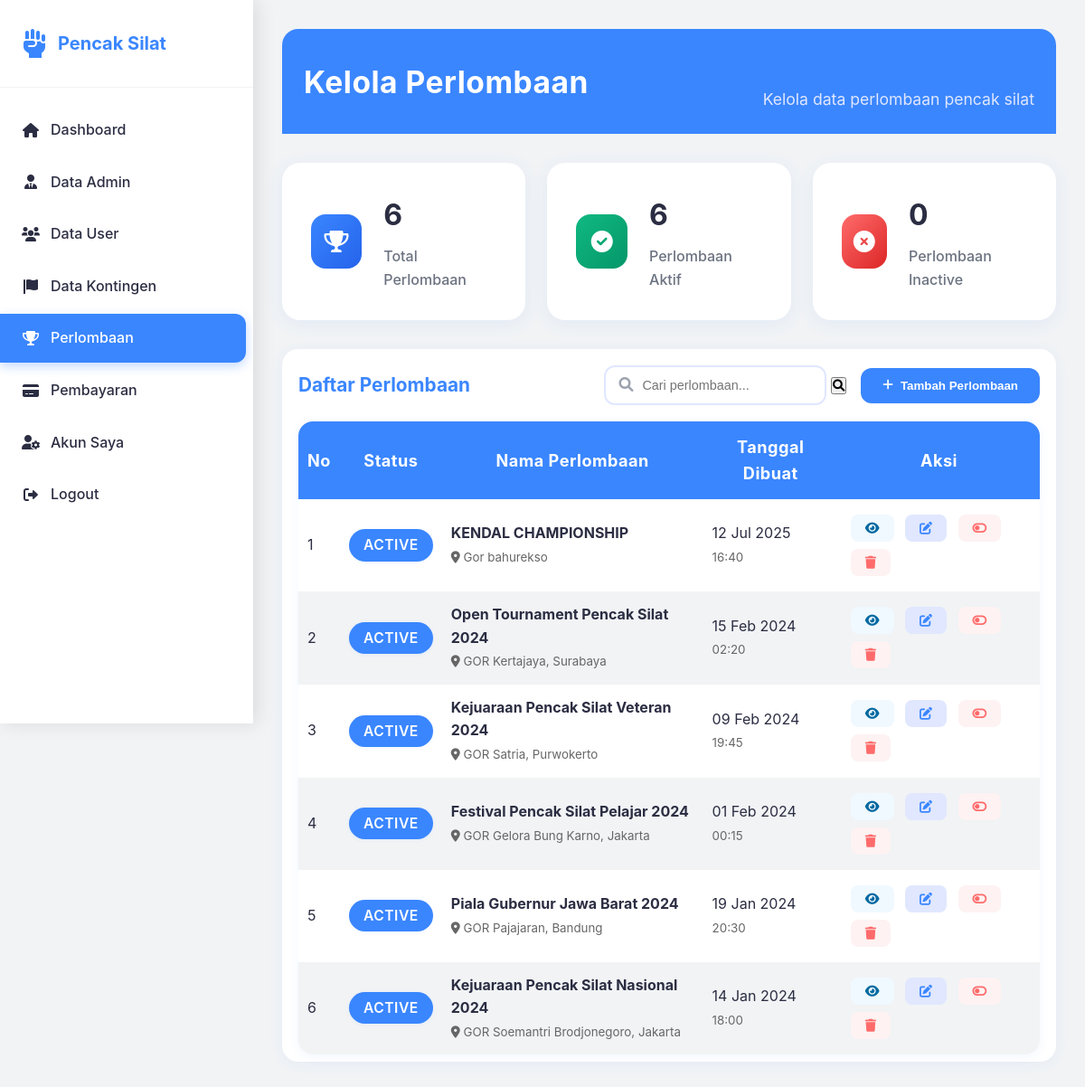
Screenshot of /dashboard/superadmin/perlombaan.php (signed in) with the database file from the repository.
### tables this page shows
CREATE TABLE `competitions` (
  `id` int NOT NULL,
  `nama_perlombaan` varchar(200) NOT NULL,
  `deskripsi` text,
  `lokasi` varchar(200) DEFAULT NULL,
  `maps_link` text,
  `whatsapp_group` text,
  `kontak_panitia` varchar(100) DEFAULT NULL,
  `status` enum('coming_soon','open_regist','close_regist','active','finished','inactive') DEFAULT 'coming_soon',
  `tanggal_open_regist` date DEFAULT NULL,
  `tanggal_close_regist` date DEFAULT NULL,
  `tanggal_pelaksanaan` date DEFAULT NULL,
  `poster` varchar(255) DEFAULT NULL,
  `created_at` timestamp NOT NULL DEFAULT CURRENT_TIMESTAMP,
  `updated_at` timestamp NOT NULL DEFAULT CURRENT_TIMESTAMP ON UPDATE CURRENT_TIMESTAMP,
  `registration_status` enum('auto','coming_soon','open_regist','close_regist') DEFAULT 'auto'
);

### dashboard/superadmin/perlombaan.php (the view, shortened to what this page needs)
<?php
require_once '../../config/database.php';
$search = isset($_GET['search']) ? sanitizeInput($_GET['search']) : '';
$where_clause = '';
$params = [];
$stmt = $pdo->prepare("
    SELECT *,
           (SELECT COUNT(*) FROM registrations WHERE competition_id = competitions.id) as total_peserta
    FROM competitions
    $where_clause
    ORDER BY created_at DESC
");
$stmt->execute($params);
$competitions = $stmt->fetchAll();
$stmt = $pdo->query("SELECT COUNT(*) as total FROM competitions");
$total_competitions = $stmt->fetch()['total'];
$stmt = $pdo->query("SELECT COUNT(*) as total FROM competitions WHERE status = 'active'");
$active_competitions = $stmt->fetch()['total'];
$stmt = $pdo->query("SELECT COUNT(*) as total FROM competitions WHERE status = 'inactive'");
$inactive_competitions = $stmt->fetch()['total'];
?>
<!DOCTYPE html>
<html lang="id">
<head>
    <link href="https://cdnjs.cloudflare.com/ajax/libs/font-awesome/6.0.0/css/all.min.css" rel="stylesheet">
    <link href="../../assets/css/style.css" rel="stylesheet">
</head>
<body>
    <div class="sidebar">
        <div class="sidebar-header">
            <div class="sidebar-logo">
                <i class="fas fa-fist-raised"></i>
                <span>Pencak Silat</span>
            </div>
        </div>
        <ul class="sidebar-menu">
            <li><a href="index.php"><i class="fas fa-home"></i> Dashboard</a></li>
            <li><a href="data-admin.php"><i class="fas fa-user-tie"></i> Data Admin</a></li>
            <li><a href="data-user.php"><i class="fas fa-users"></i> Data User</a></li>
            <li><a href="data-kontingen.php"><i class="fas fa-flag"></i> Data Kontingen</a></li>
            <li><a href="perlombaan.php" class="active"><i class="fas fa-trophy"></i> Perlombaan</a></li>
            <li><a href="pembayaran.php"><i class="fas fa-credit-card"></i> Pembayaran</a></li>
            <li><a href="akun-saya.php"><i class="fas fa-user-cog"></i> Akun Saya</a></li>
            <li><a href="../../auth/logout.php"><i class="fas fa-sign-out-alt"></i> Logout</a></li>
        </ul>
    </div>
    <div class="main-content">
        <div class="page-header">
            <h1 class="page-title">Kelola Perlombaan</h1>
            <p class="page-subtitle">Kelola data perlombaan pencak silat</p>
        </div>
        <div class="dashboard-cards">
            <div class="dashboard-card">
                <div class="dashboard-card-icon blue">
                    <i class="fas fa-trophy"></i>
                </div>
                <div class="dashboard-card-content">
                    <h3><?php echo $total_competitions; ?></h3>
                    <p>Total Perlombaan</p>
                </div>
            </div>
            <div class="dashboard-card">
                <div class="dashboard-card-icon green">
                    <i class="fas fa-check-circle"></i>
                </div>
                <div class="dashboard-card-content">
                    <h3><?php echo $active_competitions; ?></h3>
                    <p>Perlombaan Aktif</p>
                </div>
            </div>
            <div class="dashboard-card">
                <div class="dashboard-card-icon red">
                    <i class="fas fa-times-circle"></i>
                </div>
                <div class="dashboard-card-content">
                    <h3><?php echo $inactive_competitions; ?></h3>
                    <p>Perlombaan Inactive</p>
                </div>
            </div>
        </div>
        <div class="table-container">
            <div class="table-header">
                <h3 class="table-title">Daftar Perlombaan</h3>
                <div class="table-actions">
                    <div class="search-box">
                        <form method="GET">
                            <input type="text" name="search" placeholder="Cari perlombaan..."
                                   value="<?php echo htmlspecialchars($search); ?>">
                            <button type="submit"><i class="fas fa-search"></i></button>
                        </form>
                    </div>
                    <button class="btn-add" onclick="openAddModal()">
                        <i class="fas fa-plus"></i> Tambah Perlombaan
                    </button>
                </div>
            </div>
            <?php if (empty($competitions)): ?>
                <div style="text-align: center; padding: 50px;">
                    <i class="fas fa-trophy" style="font-size: 3rem; color: #ccc; margin-bottom: 20px;"></i>
                    <h3 style="color: #666;">Belum ada data perlombaan</h3>
                    <p style="color: #999;">Klik tombol "Tambah Perlombaan" untuk menambah data pertama</p>
                </div>
            <?php else: ?>
                <table class="data-table">
                    <thead>
                        <tr>
                            <th>No</th>
                            <th>Status</th>
                            <th>Nama Perlombaan</th>
                            <th>Tanggal Dibuat</th>
                            <th>Aksi</th>
                        </tr>
                    </thead>
                    <tbody>
                        <?php foreach ($competitions as $index => $competition): ?>
                            <tr>
                                <td><?php echo $index + 1; ?></td>
                                <td>
                                    <span class="status-badge <?php echo $competition['status'] === 'active' ? 'status-active' : 'status-inactive'; ?>">
                                        <?php echo $competition['status'] === 'active' ? 'Active' : 'Inactive'; ?>
                                    </span>
                                </td>
                                <td>
                                    <strong><?php echo htmlspecialchars($competition['nama_perlombaan']); ?></strong>
                                    <br>
                                    <small style="color: #666;">
                                        <i class="fas fa-map-marker-alt"></i> <?php echo htmlspecialchars($competition['lokasi']); ?>
                                    </small>
                                </td>
                                <td>
                                    <?php echo date('d M Y', strtotime($competition['created_at'])); ?>
                                    <br>
                                    <small style="color: #666;"><?php echo date('H:i', strtotime($competition['created_at'])); ?></small>
                                </td>
                                <td>
                                    <button class="btn-action btn-detail" onclick="viewDetail(<?php echo $competition['id']; ?>)">
                                        <i class="fas fa-eye"></i>
                                    </button>
                                    <button class="btn-action btn-edit" onclick="editCompetition(<?php echo htmlspecialchars(json_encode($competition)); ?>)">
                                        <i class="fas fa-edit"></i>
                                    </button>
                                    <form method="POST" style="display: inline;">
                                        <button type="submit" class="btn-action <?php echo $competition['status'] === 'active' ? 'btn-delete' : 'btn-edit'; ?>"
                                                onclick="return confirm('Yakin ingin mengubah status perlombaan ini?')"
                                                title="<?php echo $competition['status'] === 'active' ? 'Inactive-kan' : 'Aktifkan'; ?>">
                                            <i class="fas fa-toggle-<?php echo $competition['status'] === 'active' ? 'off' : 'on'; ?>"></i>
                                        </button>
                                    </form>
                                    <form method="POST" style="display: inline;">
                                        <button type="submit" class="btn-action btn-delete"
                                                onclick="return confirm('Yakin ingin menghapus perlombaan ini? Tindakan ini tidak dapat dibatalkan!')"
                                                title="Hapus Perlombaan">
                                            <i class="fas fa-trash"></i>
                                        </button>
                                    </form>
                                </td>
                            </tr>
                        <?php endforeach; ?>
                    </tbody>
                </table>
            <?php endif; ?>
        </div>
    </div>
</body>
</html>

### rows the page displays
competitions: status "ACTIVE", nama_perlombaan "KENDAL CHAMPIONSHIP", lokasi "Gor bahurekso", created_at "12 Jul 2025", created_at "16:40"
competitions: status "ACTIVE", nama_perlombaan "Open Tournament Pencak Silat 2024", lokasi "GOR Kertajaya, Surabaya", created_at "15 Feb 2024", created_at "02:20"
competitions: status "ACTIVE", nama_perlombaan "Kejuaraan Pencak Silat Veteran 2024", lokasi "GOR Satria, Purwokerto", created_at "09 Feb 2024", created_at "19:45"
competitions: status "ACTIVE", nama_perlombaan "Festival Pencak Silat Pelajar 2024", lokasi "GOR Gelora Bung Karno, Jakarta", created_at "01 Feb 2024", created_at "00:15"
competitions: status "ACTIVE", nama_perlombaan "Piala Gubernur Jawa Barat 2024", lokasi "GOR Pajajaran, Bandung", created_at "19 Jan 2024", created_at "20:30"
competitions: status "ACTIVE", nama_perlombaan "Kejuaraan Pencak Silat Nasional 2024", lokasi "GOR Soemantri Brodjonegoro, Jakarta", created_at "14 Jan 2024", created_at "18:00"

### other values shown
$total_competitions "6"
$active_competitions "6"
$inactive_competitions "0"
